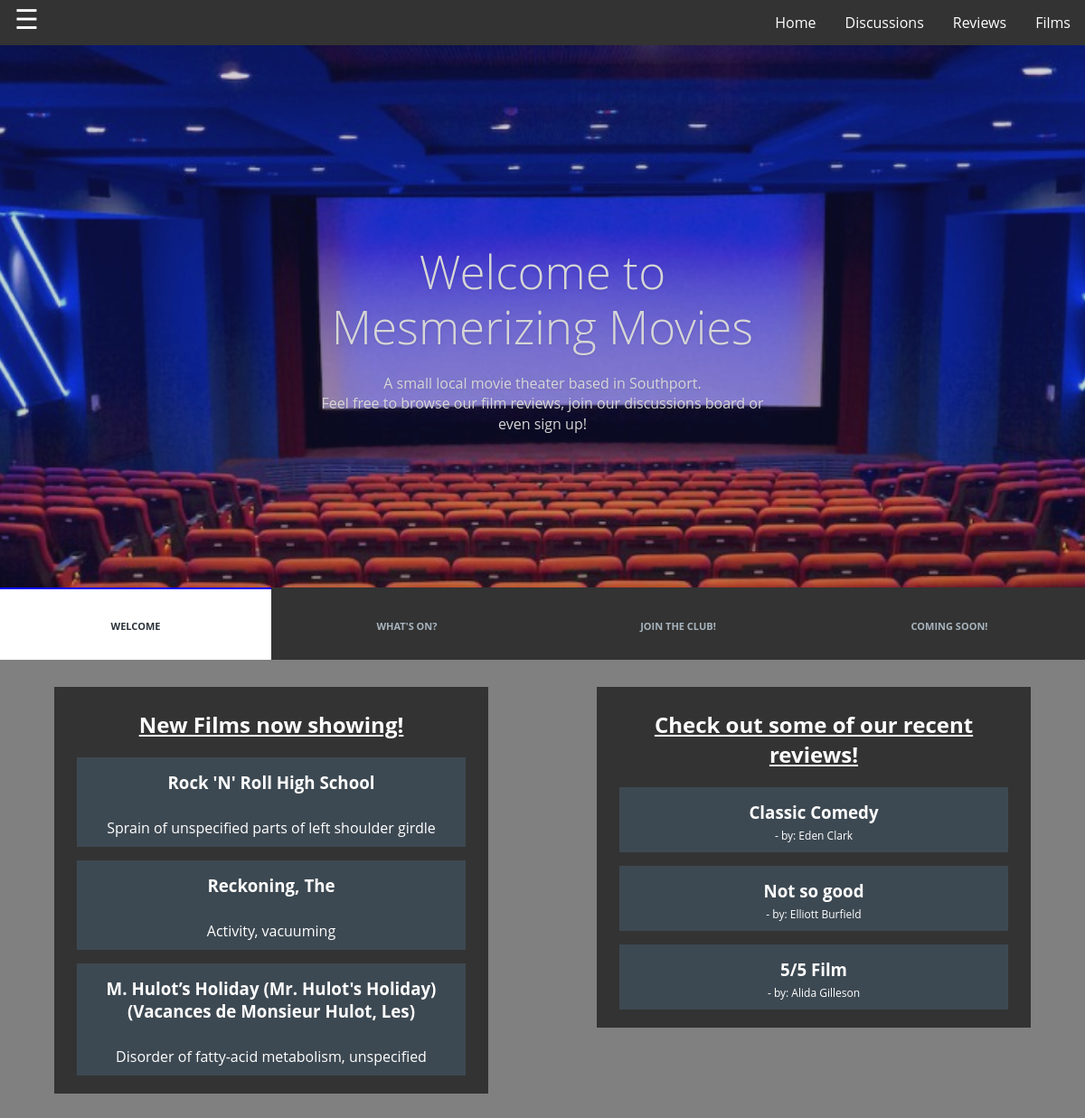
The page / on the database its author committed.
### tables this page shows
CREATE TABLE IF NOT EXISTS `films` (
  `FilmID` int(11) NOT NULL AUTO_INCREMENT,
  `FilmName` varchar(100) NOT NULL,
  `Description` varchar(200) NOT NULL,
  `FilmRating` varchar(3) NOT NULL,
  `FilmImg` varchar(150) NOT NULL,
  PRIMARY KEY (`FilmID`)
);

CREATE TABLE IF NOT EXISTS `review` (
  `ReviewID` int(11) NOT NULL AUTO_INCREMENT,
  `RevCommentID` int(11) NOT NULL,
  `UserID` int(11) NOT NULL,
  `FilmID` int(11) NOT NULL,
  PRIMARY KEY (`ReviewID`),
  UNIQUE KEY `RevCommentID` (`RevCommentID`),
  KEY `UserID` (`UserID`) USING BTREE,
  KEY `FilmID` (`FilmID`) USING BTREE
);

CREATE TABLE IF NOT EXISTS `reviewcomment` (
  `RevCommentID` int(11) NOT NULL AUTO_INCREMENT,
  `Title` varchar(40) NOT NULL,
  `Comment` varchar(200) NOT NULL,
  `Rating` varchar(1) NOT NULL,
  PRIMARY KEY (`RevCommentID`)
);

CREATE TABLE IF NOT EXISTS `users` (
  `UserID` int(11) NOT NULL AUTO_INCREMENT,
  `Firstname` varchar(30) NOT NULL,
  `Surname` varchar(30) NOT NULL,
  `Password` varchar(40) NOT NULL,
  `DOB` date NOT NULL,
  `Email` varchar(50) NOT NULL,
  `DateJoined` timestamp NOT NULL DEFAULT CURRENT_TIMESTAMP,
  `Active` int(1) NOT NULL DEFAULT '1',
  `Admin` int(1) NOT NULL DEFAULT '0',
  PRIMARY KEY (`UserID`)
);

### index.php (the view, shortened to what this page needs)
<?php
if (isset($_COOKIE["user"])) {
      include_once 'Includes/loggedin_header.php';
   }
   else {
      include_once 'Includes/header.php';
   }
?>
<section class="cd-hero js-cd-hero js-cd-autoplay">
	<ul class="cd-hero__slider">
		<li class="cd-hero__slide cd-hero__slide--selected js-cd-slide">
			<div class="cd-hero__content cd-hero__content--full-width">
				<h2>Welcome to Mesmerizing Movies</h2>
				<p>A small local movie theater based in Southport.<br>Feel free to browse our film reviews, join our discussions board or even sign up!</p>
			</div>
		</li>
	</ul>
	 <div class="cd-hero__nav js-cd-nav">
		<nav>
			<span class="cd-hero__marker cd-hero__marker--item-1 js-cd-marker"></span>
			<ul>
				<li class="cd-selected"><a href="#0">Welcome</a></li>
				<li><a href="#0">What's on?</a></li>
				<li><a href="#0">Join the club!</a></li>
				<li><a href="#0">Coming soon!</a></li>
			</ul>
		</nav>
	</div>
</section>
<?php
include_once "Includes/dbh.php";
$getfilms = "SELECT * FROM films ORDER BY FilmID DESC LIMIT 3";
$runfilms = mysqli_query($connect, $getfilms);
echo("<div class='contentarea lfloat'><h2><u>New Films now showing!</u></h2>");
while ($row = mysqli_fetch_assoc($runfilms)){
 echo("<a class='whitelink' href='film.php?id=".$row['FilmID']."'><div class='subcontent whitelink'><h3>".$row['FilmName']."</h3><br>".$row['Description']." </div></a>");
}
echo("</div>");
$getreviews = "SELECT review.reviewID, reviewcomment.Title, reviewcomment.Comment, users.firstname, users.surname FROM review
			INNER JOIN reviewcomment ON review.RevCommentID=reviewcomment.RevCommentID
			INNER JOIN users ON review.userID=users.userID
			ORDER BY review.reviewID DESC LIMIT 3";
$runreviews = mysqli_query($connect, $getreviews);
echo("<div class='contentarea rfloat'><h2><u>Check out some of our recent reviews!</u></h2>");
while ($row2 = mysqli_fetch_assoc($runreviews)){
 echo("<a class='whitelink' href='filmreview.php?id=".$row2['reviewID']."'><div class='subcontent'><h3>".$row2['Title']."</h3><span style='font-size:12px;'> - by: ".$row2['firstname']." ".$row2['surname']."</span></div></a>");
}
echo("</div>");
include_once 'Includes/footer.php';
?>

### Includes/header.php (shortened to what this page needs)
<html>
<head>
  <link rel="stylesheet" type="text/css" href="./Stylesheets/mainstyle.css">
  <link rel="stylesheet" type="text/css" href="./Stylesheets/sidenav.css">
  <link rel="stylesheet" type="text/css" href="./Stylesheets/mainnav.css">
  <link rel="stylesheet" type="text/css" href="./Stylesheets/modelforms.css">
  <link rel="stylesheet" type="text/css" href="./Stylesheets/pageforms.css">
  <link rel="stylesheet" type="text/css" href="./Stylesheets/mainbanner.css">
  <link rel="stylesheet" type="text/css" href="./Stylesheets/mainlist.css">
 </head>
 <body>
 <ul>
  <li class="mainnav_li"><a href="filmlist.php">Films</a></li>
  <li class="mainnav_li"><a href="reviews.php">Reviews</a></li>
  <li class="mainnav_li"><a href="discussion.php">Discussions</a></li>
  <li class="mainnav_li"><a href="index.php">Home</a></li>
  <span class="listbtn" style="font-size:30px;cursor:pointer;color: white;" onclick="openNav()">&#9776;</span>
</ul>

### Includes/footer.php (shortened to what this page needs)
</body>
</html>

### Stylesheets/mainstyle.css (style rules this page uses)
body { background-color: grey; margin:0px; }
h3 { margin:5px; }
p { margin:0; }

### Stylesheets/mainnav.css (style rules this page uses)
ul { list-style-type: none; margin: 0px; padding: 0px; overflow: hidden; background-color: #333; }
li { float: right; }
li a { display: block; color: white; text-align: center; padding: 14px 20%; text-decoration: none; }
.mainnav_li a { display: block; color: white; text-align: center; padding: 14px 16px; text-decoration: none; }
span.listbtn { padding: 14px 16px; }

### Stylesheets/pageforms.css (style rules this page uses)
.whitelink:link, .whitelink:visited { color: white; }

### Stylesheets/mainlist.css (style rules this page uses)
.contentarea { text-align: center; background-color: #333; margin: 30px 5% 50px 5%; padding:5px 20px; color: white; width:40%; word-break: break-word; }
.lfloat { float:left; }
.rfloat { float:right; }
.subcontent { background-color: #3d4952; padding: 10px 5px; margin: 15px 5px; }

### rows shown on the page
films: FilmName "Rock 'N' Roll High School", Description "Sprain of unspecified parts of left shoulder girdle"
films: FilmName "Reckoning, The", Description "Activity, vacuuming"
films: FilmName "M. Hulot’s Holiday (Mr. Hulot's Holiday) (Vacances de Monsieur Hulot, Les)", Description "Disorder of fatty-acid metabolism, unspecified"
review: RevCommentID.Title "Classic Comedy", UserID.Firstname "Eden", UserID.Surname "Clark"
review: RevCommentID.Title "Not so good", UserID.Firstname "Elliott", UserID.Surname "Burfield"
review: RevCommentID.Title "5/5 Film", UserID.Firstname "Alida", UserID.Surname "Gilleson"
